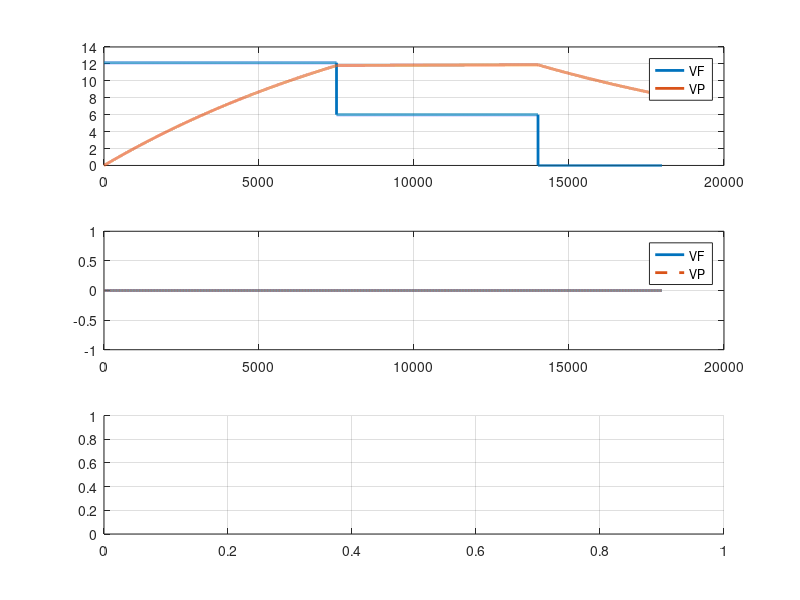

Source code (MATLAB): (Note: this script raises an error after producing the figure.)
clear
clc
disp('Start with FORW / REFL simulation')
disp(' * * * * * * * * * * * * * * * * * * * * * ')
s = tf('s');         % laplace operator for linear simulation

% Define simulation parameters 
VF_scalar(1) = 12.14;
VF_scalar(2) = 6;
VF_scalar(3) = 0;

t_fill = 750e-6;
t_flat = 650e-6;
t_decay = 400e-6;
fs = 10e6;

w12 = 2*pi*141.3;
dw = 0;

% build forward signal
VF(1:fs*t_fill,1) = VF_scalar(1);
VF(fs*t_fill+1:fs*(t_fill+t_flat),1) = VF_scalar(2);
VF(fs*(t_fill+t_flat)+1:fs*(t_fill+t_flat+t_decay),1) = VF_scalar(3);
% VP simulation without detuning
GS = 2*w12/(s+w12-1j*dw);
t = linspace(0,(t_fill+t_flat+t_decay),length(VF)).';
VP = lsim(GS,VF,t);
% plot linear simulation
figure(1)
clf
subplot(311)
plot(abs(VF),'LineWidth',2,'DisplayName','VF')
hold on, grid on
plot(abs(VP),'LineWidth',2,'DisplayName','VP')
legend('show')
subplot(312)
plot(180/pi*angle(VF),'LineWidth',2,'DisplayName','VF')
hold on, grid on
plot(180/pi*angle(VP),'--','LineWidth',2,'DisplayName','VP')
legend('show')
subplot(313)
hold on, grid on
legend('show')

% VP simulation with detuning --> time varying simulation
% Simulation shifted in time by starting at k = 2 --> signals aligned in
% time
dw = 2*pi*(100-1*abs(VP).^2);   % variation in detuning - approach questionable since mechanical modes neglected and only steady state considered...
VP(1) = 0;
for k = 2:length(VF)
    dVP(k) = -(w12+1j*dw(k))*VP(k-1) + 2*w12*VF(k);
    VP(k) = VP(k-1)+dVP(k)/fs;
end
% compute reflected signal as difference
VR = VP-VF;
% plot NL simulation
figure(1)
subplot(311)
plot(abs(VP),'LineWidth',2,'DisplayName','VP(dw)')
plot(abs(VR),'LineWidth',2,'DisplayName','VR')
title('Ideal Probe, Forward and Reflected')
subplot(312)
plot(180/pi*angle(VP),'LineWidth',2,'DisplayName','VP(dw)')
plot(180/pi*angle(VR),'LineWidth',2,'DisplayName','VR')
subplot(313)
plot(dw/2/pi,'LineWidth',2,'DisplayName','df')

% Now we have ideal VF and ideal VP --> move to realistic values
% Define klyston / FB noise
dist_FORW = smooth(randn(length(VF),1)*0.01,1);
dist_REFL = smooth(randn(length(VF),1)*0.01,1);
% define scaling factors by directivity mismatch
% paper: |a| = 0.976, |b| = 0.145, |c| = 0.207, |d| = 0.879
a = 0.976*exp(1i*10/180*pi);
b = 0.1545*exp(1i*-80/180*pi);
c = 0.207*exp(1i*-60/180*pi);
d = 0.879*exp(1i*-5/180*pi);
disp('Coupling parameters for simulation')
disp(['a - abs / phase: ',num2str(abs(a)),' / ',num2str(180/pi*angle(a)),'deg'])
disp(['b - abs / phase: ',num2str(abs(b)),' / ',num2str(180/pi*angle(b)),'deg'])
disp(['c - abs / phase: ',num2str(abs(c)),' / ',num2str(180/pi*angle(c)),'deg'])
disp(['d - abs / phase: ',num2str(abs(d)),' / ',num2str(180/pi*angle(d)),'deg'])
% define x and y coefficient (VP = x*VF + y*VR)
x = a+c;
y = b+d;
% compute measured 
VF_meas = (VF)./(x);    % VF = VF_meas * x  --> VF_meas = VF./x;
VR_meas = (VR)./(y);    % VR = VR_meas * y  --> VR_meas = VR./y;
% Compute measured VF and VR with realistic disturbances
% might be that forward / reflected port has difference characteristic...
VF_meas_a = (VF_meas.*a+dist_FORW);
VR_meas_b = (VR_meas.*b+dist_FORW);
VF_meas_c = (VF_meas.*c+dist_REFL);
VR_meas_d = (VR_meas.*d+dist_REFL);
% Compute disturbed common forw and refl. with correlated disturbances
VF_dist = VF_meas_a+VF_meas_c;
VR_dist = VR_meas_b+VR_meas_d;
% use inverse of coupling matrix to map disturbed common forw and refl. to
% measured forw and refl.
coeff_inv = inv([a b ; c d]);
VF_meas_dist = VF_dist*coeff_inv(1,1) + VR_dist*coeff_inv(1,2);
VR_meas_dist = VF_dist*coeff_inv(2,1) + VR_dist*coeff_inv(2,2);
% plot measured signals
figure(2)
clf
subplot(321)
plot(abs(VP),'LineWidth',2,'DisplayName','VP(dw)')
hold on, grid on
plot(abs(VF_meas),'LineWidth',2,'DisplayName','VF')
plot(abs(VR_meas),'LineWidth',2,'DisplayName','VR')
title('Ideal Probe, Forward and Reflected')
subplot(323)
plot(180/pi*angle(VP),'LineWidth',2,'DisplayName','VP(dw)')
hold on, grid on
plot(180/pi*angle(VF_meas),'LineWidth',2,'DisplayName','VP(dw)')
plot(180/pi*angle(VR_meas),'LineWidth',2,'DisplayName','VR')
subplot(325)
plot(dw/2/pi,'LineWidth',2,'DisplayName','df')
hold on, grid on
subplot(322)
plot(abs(VP),'LineWidth',2,'DisplayName','VP(dw)')
hold on, grid on
plot(abs(VF_meas_dist),'LineWidth',2,'DisplayName','VF dist')
plot(abs(VR_meas_dist),'LineWidth',2,'DisplayName','VR dist')
title('Ideal Probe, Forward and Reflected')
subplot(324)
plot(180/pi*angle(VP),'LineWidth',2,'DisplayName','VP(dw)')
hold on, grid on
plot(180/pi*angle(VF_meas_dist),'LineWidth',2,'DisplayName','VF dist')
plot(180/pi*angle(VR_meas_dist),'LineWidth',2,'DisplayName','VR dist')
subplot(326)
plot(dw/2/pi,'LineWidth',2,'DisplayName','df')
hold on, grid on
% do first check and compute unique x and y with measurements
coeff = [VF_meas VR_meas]\VP;
disp(' * * * * * * * * * * * * * * * * * * * * * ')
disp(['x for simulation and its estimation: ', num2str(x),' & ',num2str(coeff(1))])
disp(['y for simulation and its estimation: ', num2str(y),' & ',num2str(coeff(2))])

% Calibration as in XFEL/FLASH
% this should follow the concept used for XFEL and FLASH ...
% 1 tuning parameter for removal of df and w12 discontinuity points
k_add = 2.69595*exp(1i*118.7687*pi/180);      % tuning parameter to be adjusted w.r.t. beam phase; leave it as 1 first
% define timing parameters for pulse and decay
t1 = (t_fill)*fs;
t2 = (t_fill+t_flat)*fs;
% Define offsets for decay phase
t2offsetstart = 100;
t2offsetend   = 250*10;

CAV_complex      = VP;
FOR_complex      = VF_meas_dist;
REFL_complex     = VR_meas_dist;

% Select signals for decay phase and compute coupling ratio
FOR_decay_compl  = FOR_complex(t2+t2offsetstart:t2+t2offsetend,1);
REFL_decay_compl = REFL_complex(t2+t2offsetstart:t2+t2offsetend,1);
CAV_decay_compl  = CAV_complex(t2+t2offsetstart:t2+t2offsetend,1);
% define A and B to have always same computation formula, see below
A = -REFL_decay_compl;
B = FOR_decay_compl;
% get dimension of decay coupling for weighting of coefficients
S = inv(A.'*A)*A.'*B;
% compute x (=a+c) and y (=b+d) for entire pulse
A = [FOR_complex,REFL_complex];
B = CAV_complex;
coeff_xy = inv(A.'*A)*A.'*B;
x_n = coeff_xy(1);
y_n = coeff_xy(2);
% select signals for coupling computation
a1 = FOR_complex;
a2 = REFL_complex;
a3 = FOR_decay_compl;
a4 = REFL_decay_compl;
b1 = CAV_complex;
b2 = CAV_decay_compl;
% define zeros for "big" matrix
zb = zeros(size(b2));
za = zeros(size(a3));
% put all vectors together to calibration in-/output matrix
Wb = abs(S);
Wc = k_add*abs(S);
% here A and B are given by Eqn. 10 in Paper
% with B = A * x with x =[a b c d]'
B = [b1;b2;zb;abs(x_n);abs(y_n)];
A = [a1,a2,a1,a2;...
    za,za,a3,a4;...
    a3,a4,za,za;...
    abs(x_n)-(Wc) 0 inv(Wc) 0;...
    0 inv(Wb) 0 abs(y_n)-(Wb);...
    ];
% compute coefficients
coeff = inv(A'*A)*A'*B;
% get a, b, c, d
disp(' * * * * * * * * * * * * * * * * * * * * * ')
disp('Cross-coupling results:')
a_n = coeff(1,:);
b_n = coeff(2,:);
c_n = coeff(3,:);
d_n = coeff(4,:);
a;
b;
c;
d;
% clc
disp(['a simulation / estimation: ',num2str(a),' / ',num2str(a_n)])
disp(['b simulation / estimation: ',num2str(b),' / ',num2str(b_n)])
disp(['c simulation / estimation: ',num2str(c),' / ',num2str(c_n)])
disp(['d simulation / estimation: ',num2str(d),' / ',num2str(d_n)])
disp(' * * * * * * * * * * * * * * * * * * * * * ')
disp(['Abs error in a: ',num2str(abs(a-a_n)/abs(x)*100),'% (normalized to a+c)'])
disp(['Abs error in b: ',num2str(abs(b-b_n)/abs(y)*100),'% (normalized to b+d)'])
disp(['Abs error in c: ',num2str(abs(c-c_n)/abs(x)*100),'% (normalized to a+c)'])
disp(['Abs error in d: ',num2str(abs(d-d_n)/abs(y)*100),'% (normalized to b+d)'])
disp(' * * * * * * * * * * * * * * * * * * * * * ')

FOR_complex_cal =  VF_meas_dist.*a_n+VR_meas_dist.*b_n;
REF_complex_cal =  VF_meas_dist.*c_n+VR_meas_dist.*d_n;

figure(1)
% clf
subplot(311)
plot(abs(VF_meas_dist.*a_n+VR_meas_dist.*b_n),'--','LineWidth',2,'DisplayName','VF cal')
hold on, grid on
plot(abs(VF_meas_dist.*c_n+VR_meas_dist.*d_n),'--','LineWidth',2,'DisplayName','VR cal')
legend('show')
ylabel('Amplitude [MV/m]')
xlabel(['Samples at ',num2str(fs/1e6),'MHz'])
subplot(312)
plot(180/pi*angle(VF_meas_dist.*a_n+VR_meas_dist.*b_n),'--','LineWidth',2,'DisplayName','VF cal')
hold on, grid on
plot(180/pi*angle(VF_meas_dist.*c_n+VR_meas_dist.*d_n),'--','LineWidth',2,'DisplayName','VR cal')
legend('show')
ylabel('Phase [deg]')
xlabel(['Samples at ',num2str(fs/1e6),'MHz'])
subplot(313)
hold on, grid on
title(['With k_{add} = ',num2str(abs(k_add)),'* exp(1i*',num2str(angle(k_add)*180/pi),'deg)'])
legend('show')

%
dt = 1/fs ; 
smooth_span = round(0.1e-6*fs);
K = w12(1);
disp(['Smooth dV over ', num2str(smooth_span/fs*1e6),'us for dw and w12 computation'])
%disp(['Smooth dV via ', num2str(smooth_span),' samples'])
if(1)
    dVI = [0 ; smooth(diff(real(CAV_complex)),smooth_span)/dt];
    dVQ = [0 ; smooth(diff(imag(CAV_complex)),smooth_span)/dt];
else
    dVI = [0 ; diff(smooth(real(CAV_complex),smooth_span))/dt];
    dVQ = [0 ; diff(smooth(imag(CAV_complex),smooth_span))/dt];
end

dw1 = real(CAV_complex).*(dVQ - 2*K*imag(FOR_complex_cal))./abs(CAV_complex).^2;
dw2 = imag(CAV_complex).*(2*K*real(FOR_complex_cal) - dVI)./abs(CAV_complex).^2;

% dw_1EQN = imag(-(K*2*FOR_complex_cal.*(CAV_complex').' - complex(dVI,dVQ).*(CAV_complex').')./abs(CAV_complex).^2);

dw_est = (dw1 + dw2);
df_est = -dw_est./2/pi;
w12_1 = real(CAV_complex).*(2*K*real(FOR_complex_cal)-dVI)./abs(CAV_complex).^2;
w12_2 = imag(CAV_complex).*(2*K*imag(FOR_complex_cal)-dVQ)./abs(CAV_complex).^2;

w12_est = w12_1 + w12_2;

figure(1)
subplot(313)
plot(movmean(df_est,5),'LineWidth',2,'DisplayName','df est')
plot(movmean(w12_est/2/pi-141,50),'LineWidth',2,'DisplayName','f12 est - 141Hz')
ylabel('Freq [Hz]')
xlabel(['Samples at ',num2str(fs/1e6),'MHz'])
xlim([1000 length(VF)])

disp('Simulation finished')

% Save simulation dataset
save('dataset.mat')
